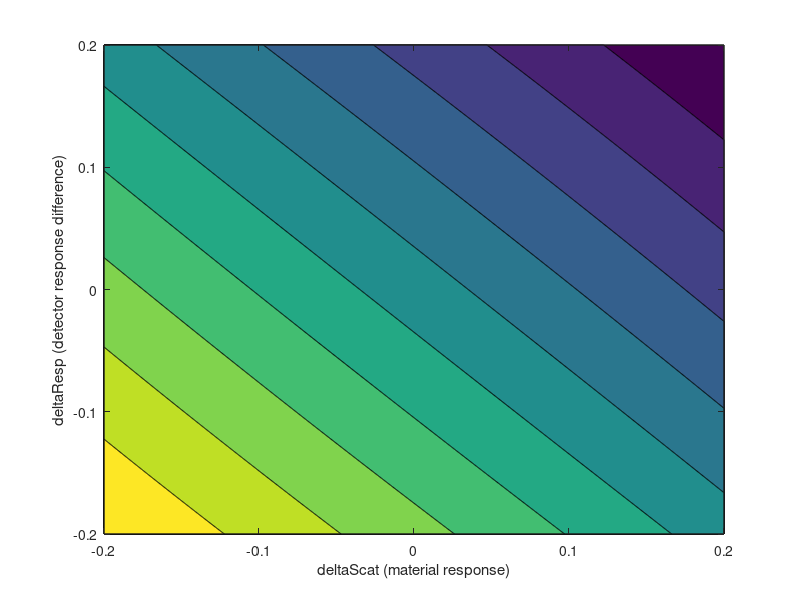
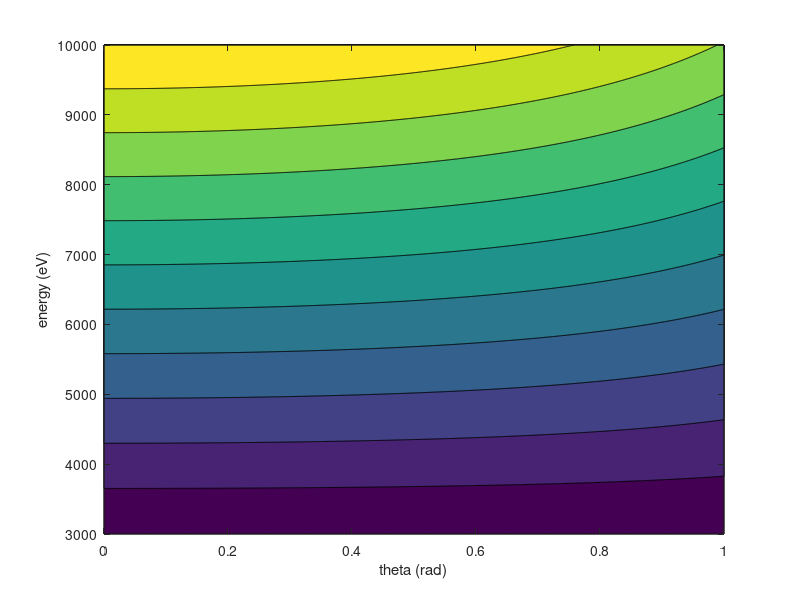
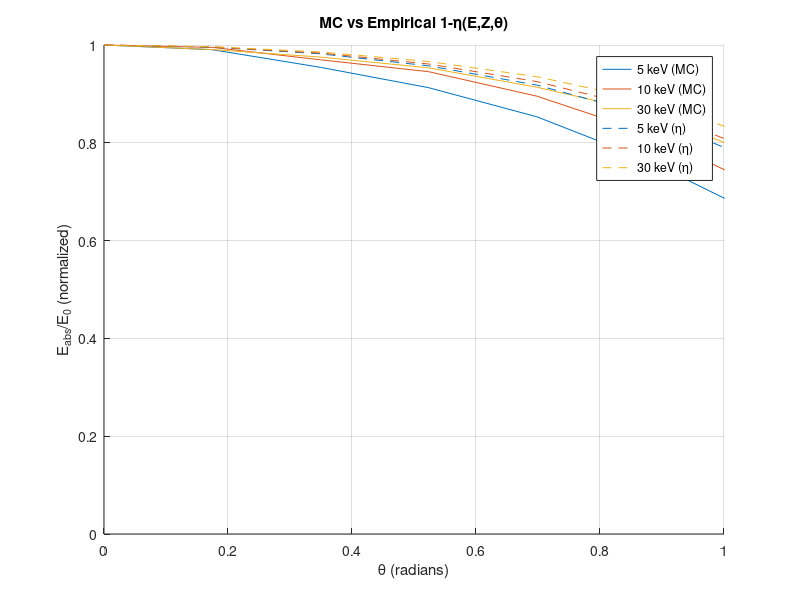
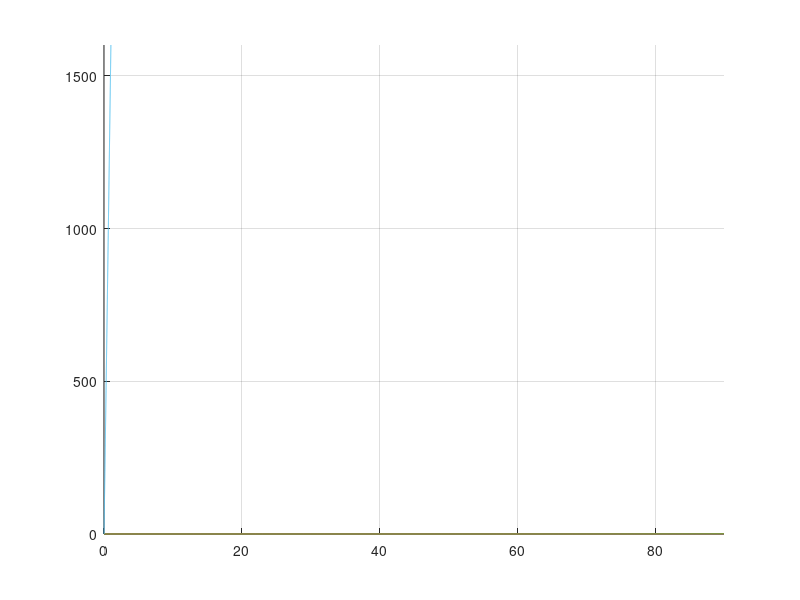

MATLAB code to generate these figures, in order:
clear all
close all



Z = 14;
Ethresh = 3000; %eV
Ehp = 3.6;

eff = 1;

I0 = 1;

eta_ang = @(th,Z) (1+cos(th)).^(-9./sqrt(Z))

m_var = @(Z) 0.1382-0.9211./sqrt(Z);
C_var = @(Z) 0.1904-0.2235*log(Z)+0.1292*(log(Z).^2)-0.01491*(log(Z).^3)
eta_E = @(Z,E) C_var(Z).*E.^(m_var(Z)) % in keV

eta = @(th,E,Z) eta_E(Z,E/1000).*eta_ang(th,Z)./eta_ang(0,Z)
% eta = @(th,E,Z) eta_ang(th,Z)/eta_ang(0,Z)

I = @(E,th) I0.*(1-eta(th,E,Z)).*((E-Ethresh)./Ehp).*eff



xs = linspace(0, 1, 2^10);
ys = linspace(Ethresh, 10000, 2^10);

[ths Es] = meshgrid(xs,ys);

figure(12321)
clf
contourf(ths,Es,I(Es,ths))
% mesh(ths,Es,eta(ths,Es,14))


xlabel('theta (rad)')
ylabel('energy (eV)')
zlabel('I_{cc}')

figure(123243)
clf
hold on
% Zs= 6:100;
% plot(Zs,eta(0,5000,Zs),'^k')
% plot(Zs,eta(0,10000,Zs),'o')
% plot(Zs,eta(0,20000,Zs),'d')
% plot(Zs,eta(0,30000,Zs),'o')
% plot(Zs,eta(0,40000,Zs),'sk') 
% plot(Zs,eta(0,50000,Zs),'^') 
angs = 0:90;
plot(angs,eta(pi*angs/180,10000,79))
plot(angs,eta(pi*angs/180,10000,47))
plot(angs,eta(pi*angs/180,10000,29))
plot(angs,eta(pi*angs/180,10000,13))
plot(angs,eta(pi*angs/180,10000,6))

ylim([0 1])
xlim([0 90])
grid on



plot(xs,I(ys,0))
ylim([0 inf])









%%%%%

deltaScat = linspace(-0.2,0.2,2^10);
deltaResp = linspace(-0.2,0.2,2^10);

[deltaScat deltaResp] = meshgrid(deltaScat,deltaResp);


I0 = 1;
resp = 1;

IL = (1+deltaScat)*0.5*I0;
IR = (1-deltaScat)*0.5*I0;

respL = resp*(1+deltaResp);
respR = resp*(1-deltaResp);

iL = respL.*IL;
iR = respR.*IR;


di = ((iR-iL)./(iR+iL));

figure

contourf(deltaScat,deltaResp,di)

xlabel('deltaScat (material response)')
ylabel('deltaResp (detector response difference)')










E0 = 10;
Au = 10;% nm
% angle degree, energy absorbed Si, Au
dat10keV = [0 8.067 0.3215
       10 8.028 0.3265
       20 7.823  0.354
       30 7.627 0.3794
       40 7.223 0.433
       50 6.629 0.504
       60 5.784 0.5793
       70 4.92 0.6545
       80 3.666 0.6406];
   
   rads = dat10keV(:,1)*pi/180;
   
   figure(32141324)
   clf
   hold on
   
   MC10  = dat10keV(:,2)./E0;
%    MC10 = MC10./max(MC10);

eta_ang = @(th,Z) (1+cos(th)).^(-9/sqrt(Z))
   
ANAL10 = 1-eta(rads,E0*1000,14);
% ANAL10 = ANAL10./max(ANAL10);

% plot(rads,MC)
% plot(rads,ANAL)
% ylim([0 inf])

% plot(rads,(MC-ANAL)./MC)
% ylim([-1 1]*0.1)
% grid on



E0 = 5;
Au = 10;% nm
% angle degree, energy absorbed Si, Au
dat5keV = [0 3.243 0.5594
       10 3.212 0.5618
       20 3.095 0.5892
       30 2.96 0.6332
       40 2.767 0.6836
       50 2.486 0.7641
       60 2.132 0.8182
       70 1.719 0.8268
       80 1.292 0.7371];
   
   rads = dat5keV(:,1)*pi/180;
   
   figure(32141324)
   clf
   hold on
   
   MC5  = dat5keV(:,2)./E0;
%    MC5 = MC5./max(MC5);

eta_ang = @(th,Z) (1+cos(th)).^(-9/sqrt(Z))
   
ANAL5 = 1-eta(rads,E0*1000,14);
% ANAL5 = ANAL5./max(ANAL5);

% plot(rads,MC)
% plot(rads,ANAL)
% ylim([0 inf])

% plot(rads,(MC-ANAL)./MC)
% ylim([-1 1]*0.2)
% grid on






E0 = 30;
Au = 10;% nm
% angle degree, energy absorbed Si, Au
dat30keV = [0 26.76 0.1234
       10 26.51 0.129
       20 26.1 0.1366 
       30 25.51 0.1505
       40 24.45 0.1753
       50 23.1 0.212
       60 20.81 0.277
       70 17.49 0.3847
       80 13.01 0.4943];
   
   rads = dat30keV(:,1)*pi/180;
   
   figure(32141324)
   clf
   hold on
   
   MC30  = dat30keV(:,2)./E0;
%    MC30 = MC30./max(MC30);

eta_ang = @(th,Z) (1+cos(th)).^(-9/sqrt(Z))
   
ANAL30 = 1-eta(rads,E0*1000,14);
% ANAL30 = ANAL30./max(ANAL30);
% 
% plot(rads,MC)
% plot(rads,ANAL)
% ylim([0 inf])

% plot(rads,(MC-ANAL)./MC)
% ylim([-1 1]*0.03)
grid on





figure(13241)
clf
hold on
cm = lines;
plot(rads,MC5,'Color',cm(1,:))
plot(rads,MC10,'Color',cm(2,:))
plot(rads,MC30,'Color',cm(3,:))
plot(rads,ANAL5,'--','Color',cm(1,:))
plot(rads,ANAL10,'--','Color',cm(2,:))
plot(rads,ANAL30,'--','Color',cm(3,:))

legend('5 keV (MC)','10 keV (MC)','30 keV (MC)','5 keV (\eta)','10 keV (\eta)','30 keV (\eta)')
title('MC vs Empirical 1-\eta(E,Z,\theta)')

xlim([0 1])
ylabel('E_{abs}/E_0')
xlabel('\theta (radians)')
ylim([0 1])
grid on


figure(13241)
clf
hold on
cm = lines;
MC5 = MC5./max(MC5);
MC10 = MC10./max(MC10);
MC30 = MC30./max(MC30);
ANAL5 = ANAL5./max(ANAL5);
ANAL10 = ANAL10./max(ANAL10);
ANAL30 = ANAL30./max(ANAL30);
plot(rads,MC5,'Color',cm(1,:))
plot(rads,MC10,'Color',cm(2,:))
plot(rads,MC30,'Color',cm(3,:))
plot(rads,ANAL5,'--','Color',cm(1,:))
plot(rads,ANAL10,'--','Color',cm(2,:))
plot(rads,ANAL30,'--','Color',cm(3,:))

legend('5 keV (MC)','10 keV (MC)','30 keV (MC)','5 keV (\eta)','10 keV (\eta)','30 keV (\eta)')


title('MC vs Empirical 1-\eta(E,Z,\theta)')

xlim([0 1])
ylabel('E_{abs}/E_0 (normalized)')
xlabel('\theta (radians)')
ylim([0 1])
grid on



return










% 0 deg AOI
% E E_abs
datNormal = [1 0.013
            1.5 0.161
            2 0.465
            2.5 0.882
            3 1.296
            4 2.259
            5 3.229
            6 4.175
            8 6.089
            10 8.04
            14 11.88
            18 15.54
            22 19.37
            26 22.92
            30 26.65
            50 45.48
            60 54.6]
        
figure()
plot(datNormal(:,1),1000*datNormal(:,2)./Ehp)
% hold on
% plot(datNormal(:,1),1000*datNormal(:,1)./Ehp,'k--')
x = datNormal(:,1);
y = 1000*datNormal(:,2)./Ehp;
idxs = find(x>=4);
P = polyfit(x(idxs),y(idxs),1);
X_int = -P(2)/P(1);
hold on
plot([0 30],polyval(P,[0 30]),'--')
text(5,6500,['gain(E) = ' num2str(P(1)) '*E + ' num2str(P(2))])
text(5,5500,['E_{thresh} = ' num2str(X_int) ' keV'])
text(5,7500,['10 nm Au on Si; E_{hp}=3.6 eV'])

title('MC model of detector response')

xlim([0 30])
ylim([0 8]*1000)
grid on




            
figure()
plot(datNormal(:,1),datNormal(:,2)./datNormal(:,1),'k--')

xlim([0 60])
ylim([0 1])
grid on     




